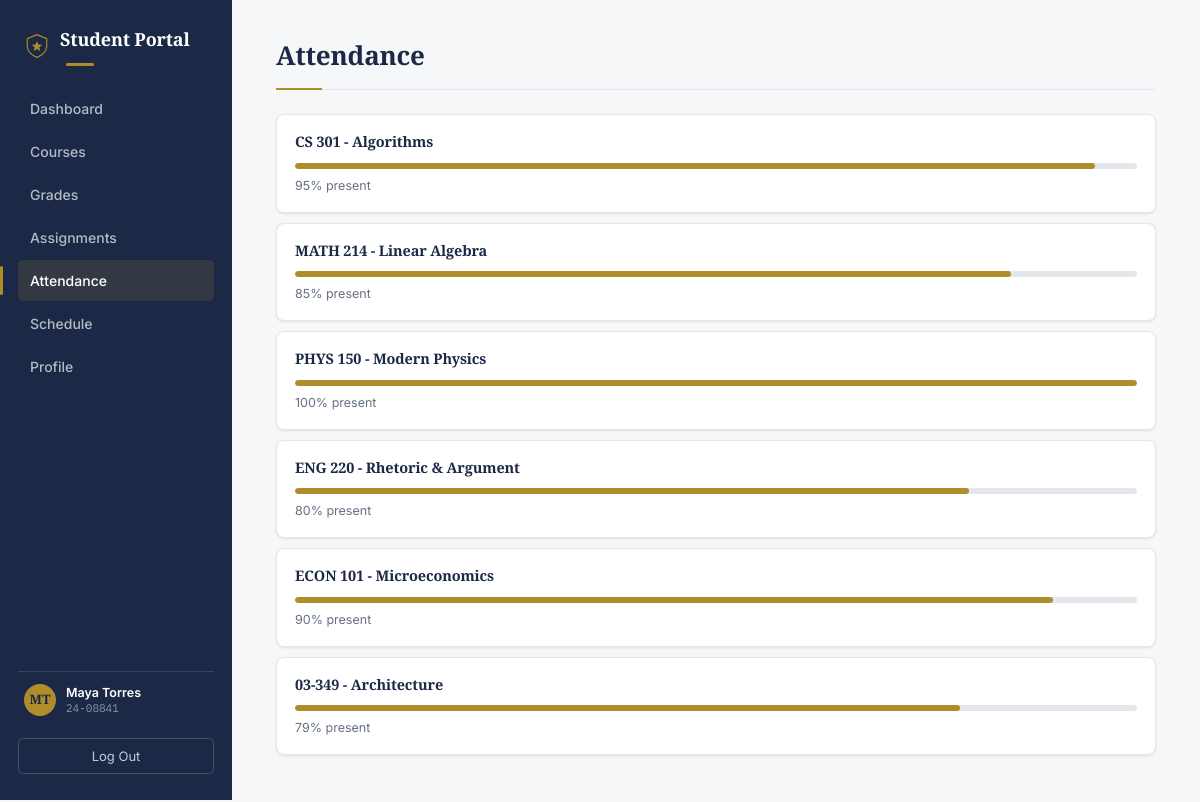
The app's page /attendance/ (signed in) with its own data.
### portal/models.py (models this page shows, shortened)
class Student(models.Model):
    user = models.OneToOneField(User, on_delete=models.CASCADE)
    student_id = models.CharField(max_length=20)
    major = models.CharField(max_length=100, blank=True)

class Enrollment(models.Model):
    student = models.ForeignKey(Student, on_delete=models.CASCADE, related_name="enrollments")
    course = models.ForeignKey(Course, on_delete=models.CASCADE)
    progress_percent = models.IntegerField(default=0)     # 0-100, how much of the course is done
    attendance_percent = models.IntegerField(default=100)  # 0-100, how often they showed up
    grade = models.CharField(max_length=20, default="In Progress")  # e.g. "A-", "In Progress"

class Course(models.Model):
    code = models.CharField(max_length=20)       # e.g. "CS 301"
    title = models.CharField(max_length=200)      # e.g. "Algorithms"
    credits = models.IntegerField(default=3)
    teacher = models.ForeignKey(
        Teacher, on_delete=models.SET_NULL, null=True, blank=True, related_name="courses"
    )

### portal/views.py (the view)
# urls.py: path("attendance/", views.attendance, name="attendance"),
@login_required
@student_required
def attendance(request):
    student = _get_student(request.user)
    enrollments = student.enrollments.select_related("course")
    return render(request, "portal/attendance.html", {"enrollments": enrollments})

### portal/context_processors.py (called while the page is built)
def student_context(request):
    if not request.user.is_authenticated:
        return {}
    context = {}
    try:
        context["current_student"] = Student.objects.get(user=request.user)
    except Student.DoesNotExist:
        pass
    try:
        context["current_teacher"] = Teacher.objects.get(user=request.user)
    except Teacher.DoesNotExist:
        pass
    return context

### portal/views.py (called while the page is built)
def _get_student(user):
    return get_object_or_404(Student, user=user)

def student_required(view_func):
    @wraps(view_func)
    def wrapper(request, *args, **kwargs):
        if not Student.objects.filter(user=request.user).exists():
            if Teacher.objects.filter(user=request.user).exists():
                messages.info(request, "That page is for student accounts. Here's your teacher dashboard instead.")
                return redirect("teacher_dashboard")
            messages.error(request, "Your account isn't set up as a student or teacher yet.")
            return redirect("login")
        return view_func(request, *args, **kwargs)
    return wrapper

### portal/templates/portal/attendance.html
{% extends "portal/base.html" %}
{% block content %}
  <h1>Attendance</h1>
  {% for e in enrollments %}
    <div class="attendance-card">
      <h3>{{ e.course.code }} - {{ e.course.title }}</h3>
      <div class="progress-bar">
        <div class="progress-fill" style="width:{{ e.attendance_percent }}%"></div>
      </div>
      <p class="attendance-pct">{{ e.attendance_percent }}% present</p>
    </div>
  {% empty %}
    <p>No attendance records yet.</p>
  {% endfor %}
{% endblock %}

### portal/templates/portal/base.html (shortened to what this page needs)
{% load static %}
<!DOCTYPE html>
<html lang="en">
<head>
  <link rel="stylesheet" href="{% static 'portal/style.css' %}" />
</head>
<body>
  <div id="app-page">
    <aside class="sidebar">
      <div class="logo-row">
        <img src="{% static 'portal/logo.svg' %}" alt="" class="logo-mark" />
        <h2 class="logo">Student Portal</h2>
      </div>
      <nav>
        <a class="nav-btn {% if request.resolver_match.url_name == 'dashboard' %}active{% endif %}" href="{% url 'dashboard' %}">Dashboard</a>
        <a class="nav-btn {% if request.resolver_match.url_name == 'courses' %}active{% endif %}" href="{% url 'courses' %}">Courses</a>
        <a class="nav-btn {% if request.resolver_match.url_name == 'grades' %}active{% endif %}" href="{% url 'grades' %}">Grades</a>
        <a class="nav-btn {% if request.resolver_match.url_name == 'assignments' %}active{% endif %}" href="{% url 'assignments' %}">Assignments</a>
        <a class="nav-btn {% if request.resolver_match.url_name == 'attendance' %}active{% endif %}" href="{% url 'attendance' %}">Attendance</a>
        <a class="nav-btn {% if request.resolver_match.url_name == 'schedule' %}active{% endif %}" href="{% url 'schedule' %}">Schedule</a>
        <a class="nav-btn {% if request.resolver_match.url_name == 'profile' %}active{% endif %}" href="{% url 'profile' %}">Profile</a>
      </nav>
      {% if current_student %}
        <div class="sidebar-student">
          <div class="sidebar-avatar">{{ current_student.user.first_name|slice:":1" }}{{ current_student.user.last_name|slice:":1" }}</div>
          <div class="sidebar-student-info">
            <div class="name">{{ current_student.user.get_full_name|default:current_student.user.username }}</div>
            <div class="id">{{ current_student.student_id }}</div>
          </div>
        </div>
      {% endif %}
      <form method="post" action="{% url 'logout' %}">
        <button id="logout-btn" type="submit">Log Out</button>
      </form>
    </aside>
    <main class="content">
      {% block content %}{% endblock %}
    </main>
  </div>
</body>
</html>

### portal/static/portal/style.css (style rules this page uses)
:root { --navy-900: #1B2947; --navy-700: #2E3F66; --gold-600: #B08D2B; --gold-100: #F5EFDD; --paper: #F6F7F9; --card-bg: #FFFFFF; --border: #E3E6EB; --text: #1B2130; --text-muted: #667085; --success: #1F7A4D; --success-bg: #EAF7EF; --danger: #B3261E; --danger-bg: #FBEAE9; --radius: 8px; --radius-sm: 5px; --shadow-card: 0 1px 2px rgba(16, 24, 40, 0.04), 0 1px 3px rgba(16, 24, 40, 0.06); --shadow-raised: 0 4px 12px rgba(16, 24, 40, 0.08); }
* { box-sizing: border-box; }
body { margin: 0; font-family: 'Inter', -apple-system, BlinkMacSystemFont, sans-serif; background: var(--paper); color: var(--text); font-size: 14.5px; line-height: 1.5; -webkit-font-smoothing: antialiased; }
h1, h2, h3 { font-family: 'Source Serif 4', Georgia, serif; font-weight: 600; letter-spacing: -0.01em; margin: 0; color: var(--navy-900); }
a { color: var(--navy-900); text-decoration: none; }
#app-page { display: flex; min-height: 100vh; }
.sidebar { width: 232px; background: var(--navy-900); color: rgba(255,255,255,0.92); padding: 26px 18px; display: flex; flex-direction: column; position: sticky; top: 0; height: 100vh; }
.logo-row { display: flex; align-items: center; gap: 10px; padding: 0 6px; }
.logo-mark { width: 26px; height: 26px; flex-shrink: 0; }
.logo { color: white; font-size: 18px; margin: 0; }
.logo::after { content: ""; display: block; width: 28px; height: 3px; background: var(--gold-600); margin: 10px 0 0 6px; border-radius: 2px; }
.sidebar nav { display: flex; flex-direction: column; gap: 2px; flex: 1; margin-top: 22px; }
.nav-btn { text-align: left; padding: 10px 12px; border: none; background: none; border-radius: var(--radius-sm); font-size: 14px; font-weight: 500; color: rgba(255,255,255,0.68); cursor: pointer; font-family: inherit; position: relative; transition: background 0.12s ease, color 0.12s ease; }
.nav-btn.active { background: rgba(176,141,43,0.16); color: white; }
.nav-btn.active::before { content: ""; position: absolute; left: -18px; top: 6px; bottom: 6px; width: 3px; background: var(--gold-600); border-radius: 2px; }
.sidebar-student { display: flex; align-items: center; gap: 10px; padding: 12px 6px; margin-top: 14px; border-top: 1px solid rgba(255,255,255,0.12); }
.sidebar-avatar { width: 32px; height: 32px; border-radius: 50%; background: var(--gold-600); color: var(--navy-900); display: flex; align-items: center; justify-content: center; font-family: 'Source Serif 4', serif; font-weight: 700; font-size: 13px; flex-shrink: 0; }
.sidebar-student-info { font-size: 12.5px; line-height: 1.3; overflow: hidden; }
.sidebar-student-info .name { color: white; font-weight: 600; white-space: nowrap; overflow: hidden; text-overflow: ellipsis; }
.sidebar-student-info .id { color: rgba(255,255,255,0.5); font-family: 'IBM Plex Mono', monospace; font-size: 11px; }
#logout-btn { width: 100%; padding: 9px 12px; margin-top: 10px; border: 1px solid rgba(255,255,255,0.18); background: none; color: rgba(255,255,255,0.75); border-radius: var(--radius-sm); font-size: 13px; font-family: inherit; cursor: pointer; transition: border-color 0.15s ease, color 0.15s ease; }
.content { flex: 1; padding: 36px 44px 60px; max-width: 1100px; }
.content h1 { font-size: 26px; margin-bottom: 4px; }
.content > h1 { padding-bottom: 14px; border-bottom: 1px solid var(--border); margin-bottom: 24px; position: relative; }
.content > h1::after { content: ""; position: absolute; left: 0; bottom: -1px; width: 46px; height: 2px; background: var(--gold-600); }
h3 { font-size: 15.5px; margin: 28px 0 12px; color: var(--navy-900); }
.progress-bar { background: var(--border); border-radius: 4px; height: 6px; overflow: hidden; }
.progress-fill { background: var(--gold-600); height: 100%; border-radius: 4px; }
.attendance-card { background: var(--card-bg); border: 1px solid var(--border); border-radius: var(--radius); padding: 16px 18px; margin-bottom: 10px; box-shadow: var(--shadow-card); }
.attendance-card h3 { margin: 0 0 10px; font-size: 14.5px; }
.attendance-pct { font-size: 12.5px; color: var(--text-muted); margin: 8px 0 0; }

### records on screen
Student: user.first_name "M", user.last_name "T", user.get_full_name "Maya Torres", student_id "24-08841"
Enrollment: course.code "CS 301", course "Algorithms", attendance_percent "95"
Enrollment: course.code "MATH 214", course "Linear Algebra", attendance_percent "85"
Enrollment: course.code "PHYS 150", course "Modern Physics", attendance_percent "100"
Enrollment: course.code "ENG 220", course "Rhetoric & Argument", attendance_percent "80"
Enrollment: course.code "ECON 101", course "Microeconomics", attendance_percent "90"
Enrollment: course.code "03-349", course "Architecture", attendance_percent "79"
